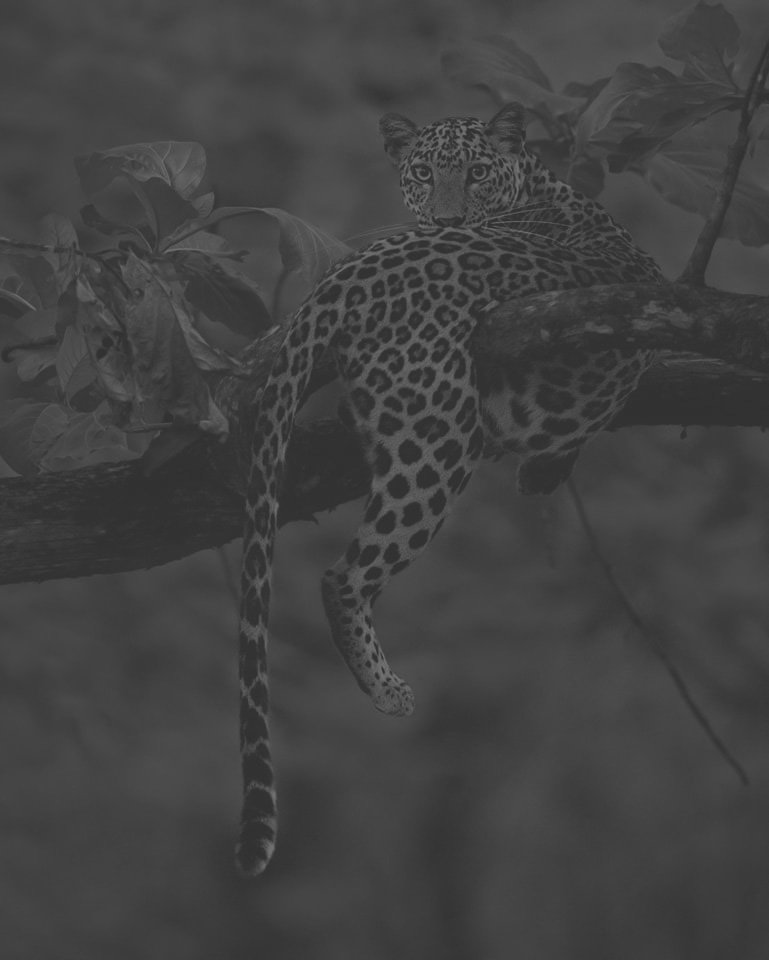
#> input picture Images/african_leopard_bw_low.jpg, 769 x 960 px
$ python HistEqu3.py
#> lines starting #> are read from the running program, lines starting #| are printed output that depends on the picture
# https://github.com/machinelearninggod/Image-Processing-Algorithms/blob/master/histogram_equalization.py
# https://www.youtube.com/watch?v=z_Gm3UL_j_0&list=PLh6SAYydrIpctChfPFBlopqw-TGjwWf_8&index=7
import numpy as np
import cv2
import matplotlib.pyplot as plt
from pathlib import Path

img_path = str(Path(__file__).parent.parent / 'Images/african_leopard_bw_low.jpg')

img = cv2.imread(img_path, cv2.IMREAD_GRAYSCALE)
#> img is the input picture: shape (960, 769); min 45, max 116, mean 66
height = img.shape[0]
#> height = 960
width = img.shape[1]
#> width = 769
pixels = width * height
#> pixels = 738240

hist = cv2.calcHist([img], [0], None, [256], [0, 256])
#> hist = 256 values, max 45332 at index 67, min 0 at index 0, mean 2883.8
cum_hist = hist.cumsum()
#> cum_hist = 256 values from 0 to 738240
scale = 255.0 / pixels
#> scale = 0.000345

# Sử dụng numpy
#img_out = np.array(cum_hist[img] * scale, dtype=np.uint8)

# Sử dụng OpenCV xem thêm ở đây
# https://opencv-python-tutroals.readthedocs.io/en/latest/py_tutorials/py_imgproc/py_histograms/py_histogram_equalization/py_histogram_equalization.html
img_out = cv2.equalizeHist(img)
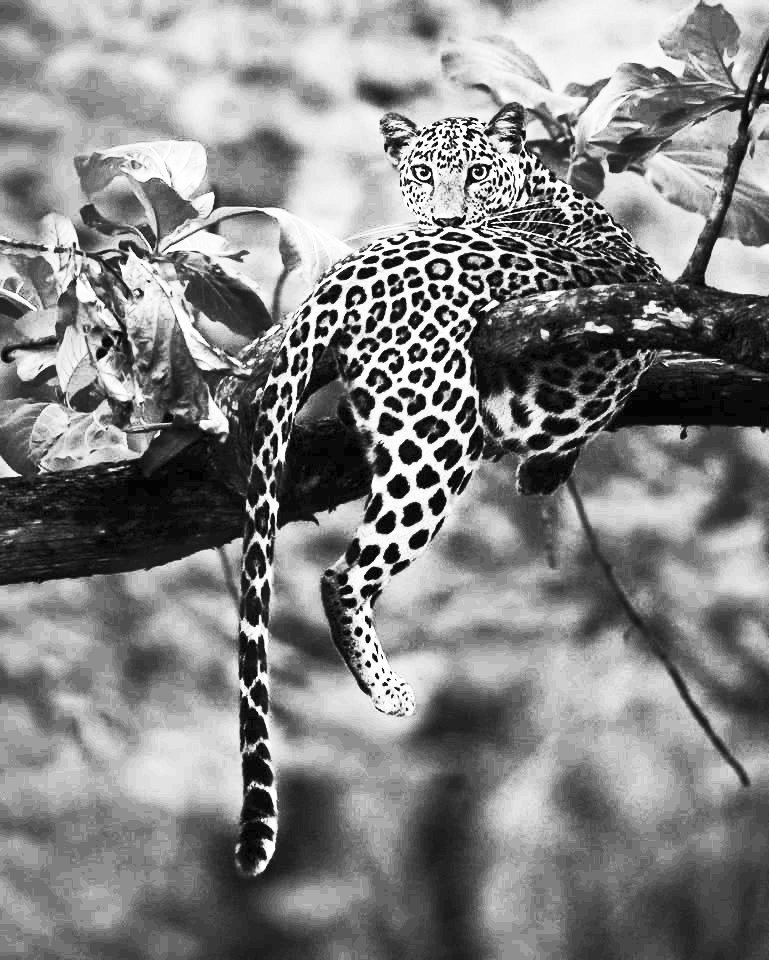
#> img_out: shape (960, 769); min 0, max 255, mean 132.1

fig = plt.figure(figsize=(12, 8))

plt.subplots_adjust(left=0.1, right=0.9, top=0.9, bottom=0.1, hspace=0.2, wspace=0.1)
ax1 = fig.add_subplot(221)
ax1.set_xlim([0, 255])
ax1.bar(range(256), hist.ravel())
ax1.bar(range(256), cum_hist / 20)
ax1.set(title="Histogram Before")


ax2 = fig.add_subplot(222)
ax2.grid(False)
ax2.set_xticks([])
ax2.set_yticks([])
ax2.imshow(img, cmap='gray', vmin=0, vmax=255)

hist_out = cv2.calcHist([img_out], [0], None, [256], [0, 256])
#> hist_out = 256 values, max 45332 at index 143, min 0 at index 1, mean 2883.8
cum_hist_out = hist_out.cumsum()
#> cum_hist_out = 256 values from 602 to 738240
ax3 = fig.add_subplot(223)
ax3.set_xlim([0, 255])

ax3.bar(range(256), hist_out.ravel())
ax3.bar(range(256), cum_hist_out / 20)
ax3.set(title="Histogram Equalize")

ax4 = fig.add_subplot(224)
ax4.grid(False)
ax4.set_xticks([])
ax4.set_yticks([])
ax4.imshow(img_out, cmap='gray', vmin=0, vmax=255)

plt.show()
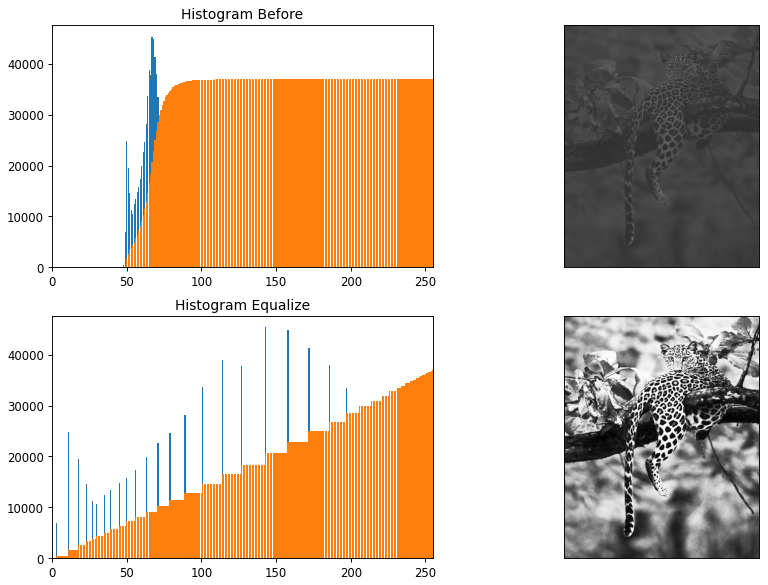
#> figure drawn by matplotlib, 4 panels; panel 1: tallest bar 45332 high, from x = 66.6 to 67.4; panel 3: tallest bar 45332 high, from x = 142.6 to 143.4; panel 3: tallest bar 36912 high, from x = 254.6 to 255.4

$ run again, with Images/210088.jpg copied over Images/african_leopard_bw_low.jpg
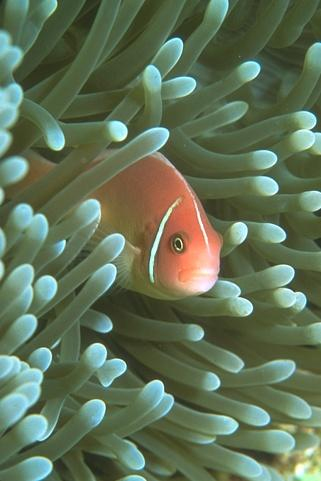
#> input picture Images/210088.jpg, 321 x 481 px
#> hist = 256 values, max 2706 at index 95, min 0 at index 0, mean 603.1
#> cum_hist = 256 values from 0 to 154401
#> `img_out = cv2.equalizeHist(img)`:
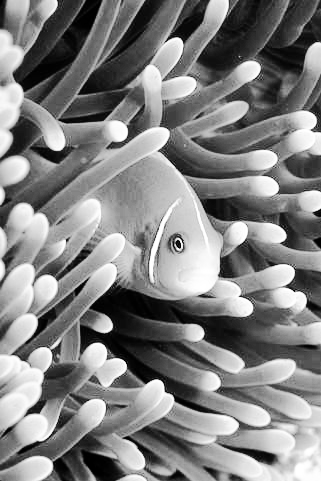
#> img_out: shape (481, 321); min 0, max 255, mean 128.7
#> hist_out = 256 values, max 2706 at index 134, min 0 at index 10, mean 603.1
#> cum_hist_out = 256 values from 299 to 154401
#> `plt.show()`:
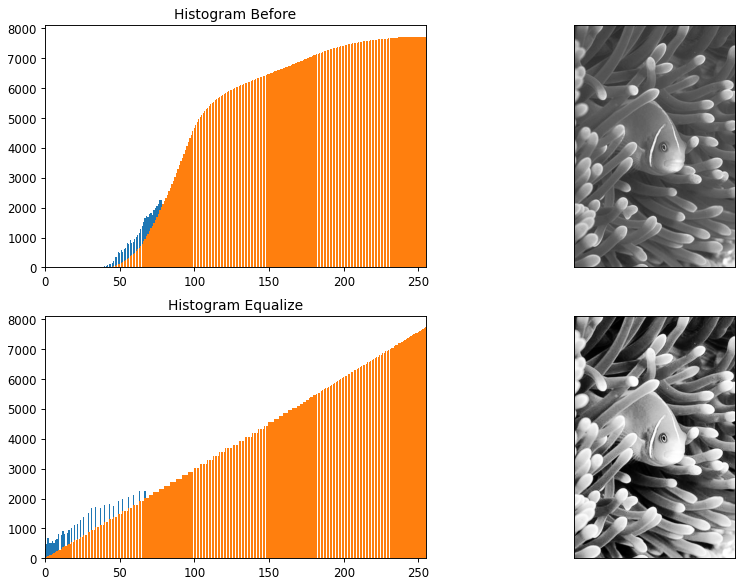
#> figure drawn by matplotlib, 4 panels; panel 1: tallest bar 2706 high, from x = 94.6 to 95.4; panel 1: tallest bar 7720 high, from x = 254.6 to 255.4; panel 3: tallest bar 2706 high, from x = 133.6 to 134.4; panel 3: tallest bar 7720 high, from x = 254.6 to 255.4
